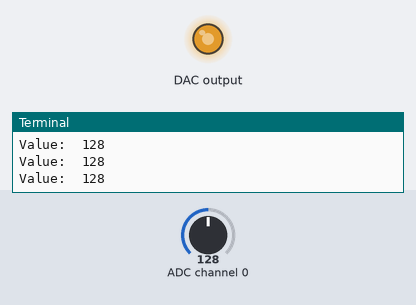
This program was run on a simulated Raspberry Pi (BCM pin numbers). On the bench: output pins drawn as LEDs (lit = HIGH), the last lines printed to the terminal. Inputs (shaded band) come from the test bench; at power-on: ADC channel 0 = 128 (analog values on the 0–255 scale). Library files of the repository ran but are not shown: PCF8591.py.

Above: at 1.2 s.
1.3 s: ADC channel 0 set to 178
At 2.3 s:
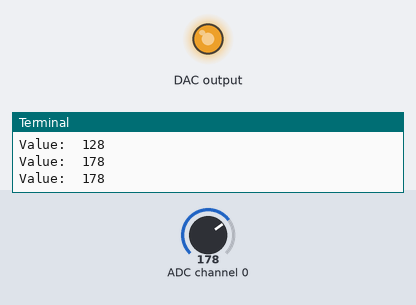
3.0 s: ADC channel 0 set to 0
At 3.5 s:
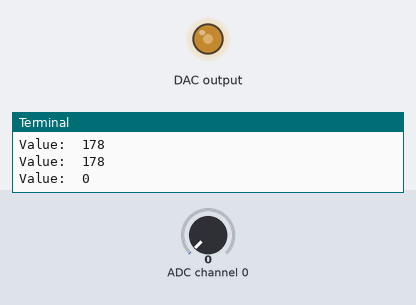
Timing chart, 0 to 6.0 s (numbered marks = the images above; inputs shaded):
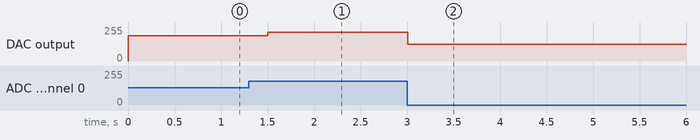

The program:

16_potention_meter.py
```python
#/usr/bin/env python
import RPi.GPIO as GPIO
import PCF8591 as ADC
import time

GPIO.setmode(GPIO.BCM)

def setup():
    ADC.setup(0x48)

def loop():
    status = 1
    while True:
        value = ADC.read(0)
        print 'Value: ', value
        outvalue = value * (255 - 125) / 255 + 125
        ADC.write(outvalue)
        time.sleep(0.5)

if __name__ == '__main__':
    try:
        setup()
        loop()
    except KeyboardInterrupt:
        pass
```

Measured:
- after the input at 1.3 s, DAC output: 190/255 → 215/255 after 0.21 s
- after the input at 3.0 s, DAC output: 215/255 → 125/255 at once
